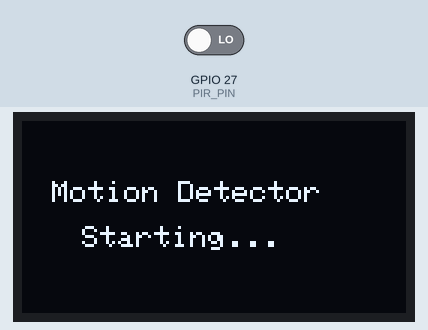
This sketch was run on a simulated ESP32. Shown: 128×64 one-colour display. Inputs (shaded band) come from the test bench; at power-on: GPIO 27 (PIR_PIN) LOW. What the sketch prints to the serial monitor is not drawn.

Above: at 0.1 s.
At 30.1 s:
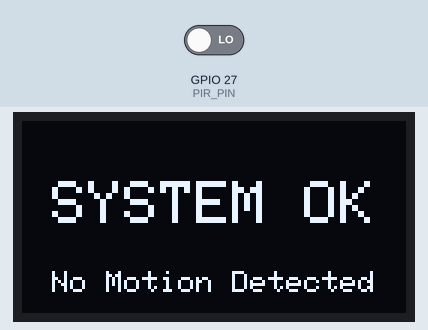

The sketch:

motion_detector.ino
```cpp
#include <Wire.h>
#include <Adafruit_GFX.h>
#include <Adafruit_SSD1306.h>

#define PIR_PIN 27
#define SCREEN_WIDTH 128
#define SCREEN_HEIGHT 64

Adafruit_SSD1306 display(
  SCREEN_WIDTH, SCREEN_HEIGHT, &Wire, -1
);

int lastMotion = -1;

void setup() {
  Serial.begin(115200);

  pinMode(PIR_PIN, INPUT);
  Wire.begin(21, 22);

  if (!display.begin(SSD1306_SWITCHCAPVCC, 0x3C)) {
    Serial.println("OLED not found!");
    while (true) {
      delay(100);
    }
  }

  display.clearDisplay();
  display.setTextColor(SSD1306_WHITE);
  display.setTextSize(1);
  display.setCursor(10, 20);
  display.println("Motion Detector");
  display.setCursor(20, 35);
  display.println("Starting...");
  display.display();

  // Allow PIR sensor to stabilize
  delay(30000);
}

void loop() {
  int motion = digitalRead(PIR_PIN);

  if (motion != lastMotion) {
    display.clearDisplay();
    display.setTextColor(SSD1306_WHITE);

    if (motion == HIGH) {
      Serial.println("WARNING: Motion Detected!");

      display.setTextSize(2);
      display.setCursor(5, 0);
      display.println("!!ALERT!!");

      display.setTextSize(1);
      display.setCursor(5, 25);
      display.println("Motion Detected");
      display.setCursor(5, 45);
      display.println("Check Surroundings");
    }

    else {
      Serial.println("No Motion");

      display.setTextSize(2);
      display.setCursor(10, 20);
      display.println("SYSTEM OK");

      display.setTextSize(1);
      display.setCursor(10, 50);
      display.println("No Motion Detected");
    }

    display.display();
    lastMotion = motion;
  }

  delay(10);
}
```
